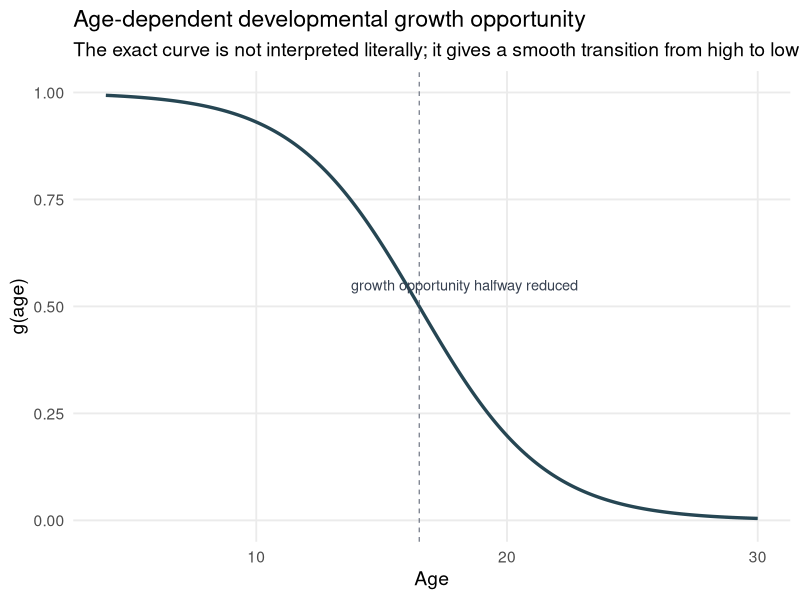

The R script that drew this image: (Note: this script raises an error after producing the figure.)
## ---- chunk 1
#| label: setup
#| echo: true
#| include: false

library(ggplot2)
library(dplyr)
library(tidyr)
library(zoo)
library(purrr)
## ---- chunk 2
#| label: globals
#| echo: true

weeks_per_year <- 52
dt <- 0.1

# Smooth developmental growth-opportunity function.
# The width is fixed for presentation clarity; only the midpoint is interpreted.
age_growth_multiplier <- function(age, mid_age = 16.5) {
  width_fixed <- 2.5
  1 / (1 + exp((age - mid_age) / width_fixed))
}

# Default model parameters.
default_pars <- list(
  T  = round(20 * weeks_per_year / dt) + 1,
  dt = dt,

  # Initial states
  age0 = 4,
  V0 = 0.10,
  C0 = 1.05,
  K0 = 0.05,

  # Learning and cost dynamics
  alpha_V = 1 / 26,
  eta_C = 0.018,
  C_set = 1.00,
  beta_K = 0.012,

  # Capacity growth
  rho_mat = 0.00008,
  rho_prac = 0.00650,
  monotone_K = TRUE,
  use_growth_gate = TRUE,
  growth_mid_age = 16.5,

  # Decision and reward environment
  tau = 0.45,
  p_reward = 0.70,
  reward_mag = 2.00,

  # Noise
  sigma_V = 0.0015,
  sigma_C = 0.0050
)
## ---- chunk 3
#| label: fig_growth_opportunity_function
#| fig-width: 7.5
#| fig-height: 4.5
#| fig-align: "center"
#| echo: true

growth_df <- tibble(
  age = seq(4, 30, length.out = 400),
  growth_opportunity = age_growth_multiplier(age, mid_age = default_pars$growth_mid_age)
)

ggplot(growth_df, aes(age, growth_opportunity)) +
  geom_line(color = "#264653", linewidth = 1.15) +
  geom_vline(
    xintercept = default_pars$growth_mid_age,
    linetype = "dashed",
    color = "#6B7280",
    linewidth = 0.4
  ) +
  annotate(
    "text",
    x = default_pars$growth_mid_age + 1.8,
    y = 0.55,
    label = "growth opportunity halfway reduced",
    size = 3.7,
    color = "#374151"
  ) +
  coord_cartesian(ylim = c(0, 1)) +
  theme_minimal(base_size = 14) +
  theme(panel.grid.minor = element_blank()) +
  labs(
    title = "Age-dependent developmental growth opportunity",
    subtitle = "The exact curve is not interpreted literally; it gives a smooth transition from high to lower growth opportunity",
    x = "Age",
    y = "g(age)"
  )
## ---- chunk 4
#| label: simulate_ef_sde
#| echo: true

simulate_ef_sde <- function(
  T  = default_pars$T,
  dt = default_pars$dt,

  age0 = default_pars$age0,
  V0 = default_pars$V0,
  C0 = default_pars$C0,
  K0 = default_pars$K0,

  alpha_V = default_pars$alpha_V,
  eta_C = default_pars$eta_C,
  C_set = default_pars$C_set,
  beta_K = default_pars$beta_K,

  rho_mat = default_pars$rho_mat,
  rho_prac = default_pars$rho_prac,
  monotone_K = default_pars$monotone_K,
  use_growth_gate = default_pars$use_growth_gate,
  growth_mid_age = default_pars$growth_mid_age,

  tau = default_pars$tau,
  p_reward = default_pars$p_reward,
  p_reward_vec = NULL,
  reward_mag = default_pars$reward_mag,

  sigma_V = default_pars$sigma_V,
  sigma_C = default_pars$sigma_C,

  V_min = 0,
  V_max = reward_mag,
  C_min = -2,
  C_max = 2,
  K_min = 0,
  K_max = 1,

  extra_cost_vec = NULL,
  seed = NULL
) {

  if (!is.null(seed)) set.seed(seed)

  stopifnot(T >= 2, dt > 0)
  stopifnot(V_min < V_max, C_min < C_max, K_min < K_max)
  stopifnot(V0 >= V_min, V0 <= V_max)
  stopifnot(C0 >= C_min, C0 <= C_max)
  stopifnot(K0 >= K_min, K0 <= K_max)

  N <- T

  if (is.null(extra_cost_vec)) extra_cost_vec <- rep(0, N)
  stopifnot(length(extra_cost_vec) == N)

  if (!is.null(p_reward_vec)) {
    stopifnot(length(p_reward_vec) == N)
    stopifnot(all(p_reward_vec >= 0 & p_reward_vec <= 1))
  } else {
    stopifnot(p_reward >= 0, p_reward <= 1)
  }

  V <- numeric(N)
  C <- numeric(N)
  K <- numeric(N)
  E <- numeric(N)
  p_used <- numeric(N)

  V[1] <- V0
  C[1] <- C0
  K[1] <- K0

  for (i in 1:(N - 1)) {

    age_i <- age0 + ((i - 1) * dt) / weeks_per_year
    growth_i <- if (isTRUE(use_growth_gate)) {
      age_growth_multiplier(age_i, mid_age = growth_mid_age)
    } else {
      1
    }

    utility <- V[i] - (C[i] + extra_cost_vec[i])
    E[i] <- 1 / (1 + exp(-utility / tau))

    p_i <- if (is.null(p_reward_vec)) p_reward else p_reward_vec[i]
    p_used[i] <- p_i

    R_exp <- E[i] * p_i * reward_mag

    dV_det <- alpha_V * (R_exp - V[i])
    dC_det <- eta_C * (C_set - C[i]) - beta_K * K[i]
    dK_det <- growth_i * (rho_mat + rho_prac * E[i]) * (1 - K[i])

    V_next <- V[i] + dV_det * dt + sigma_V * sqrt(dt) * rnorm(1)
    C_next <- C[i] + dC_det * dt + sigma_C * sqrt(dt) * rnorm(1)
    K_next <- K[i] + dK_det * dt

    V_next <- max(min(V_next, V_max), V_min)
    C_next <- max(min(C_next, C_max), C_min)
    K_next <- max(min(K_next, K_max), K_min)

    if (isTRUE(monotone_K)) K_next <- max(K[i], K_next)

    V[i + 1] <- V_next
    C[i + 1] <- C_next
    K[i + 1] <- K_next
  }

  utility_T <- V[N] - (C[N] + extra_cost_vec[N])
  E[N] <- 1 / (1 + exp(-utility_T / tau))
  p_used[N] <- if (is.null(p_reward_vec)) p_reward else p_reward_vec[N]

  t_seq <- seq(0, by = dt, length.out = N)
  age_seq <- age0 + t_seq / weeks_per_year
  growth_seq <- if (isTRUE(use_growth_gate)) {
    age_growth_multiplier(age_seq, mid_age = growth_mid_age)
  } else {
    rep(1, N)
  }

  effective_cost <- C + extra_cost_vec
  decision_utility <- V - effective_cost
  expected_reward <- E * p_used * reward_mag

  tibble(
    t = t_seq,
    year = t_seq / weeks_per_year,
    age = age_seq,
    growth_opportunity = growth_seq,
    p_reward_used = p_used,
    extra_cost = extra_cost_vec,
    effective_cost = effective_cost,
    decision_utility = decision_utility,
    expected_reward = expected_reward,
    V = V,
    C = C,
    K = K,
    E = E
  )
}
## ---- chunk 5
#| label: result_helpers
#| echo: true

smooth_weeks <- 26
smooth_steps <- round(smooth_weeks / dt)

clip01 <- function(x) pmin(pmax(x, 0), 1)

add_behavior_measures <- function(df, seed = NULL) {
  if (!is.null(seed)) set.seed(seed + 9999)

  A <- rbinom(nrow(df), size = 1, prob = df$E)

  df %>%
    arrange(age) %>%
    mutate(
      A = A,
      E_smooth = zoo::rollmean(E, k = smooth_steps, fill = NA, align = "right"),
      E_smooth = ifelse(is.na(E_smooth), E, E_smooth),
      A_freq = zoo::rollmean(A, k = smooth_steps, fill = NA, align = "right"),
      A_freq = ifelse(is.na(A_freq), E, A_freq)
    )
}

run_reps <- function(condition, pars_override, R = 50, seed_base = 1000,
                     base_pars = default_pars) {
  bind_rows(lapply(seq_len(R), function(r) {
    seed_r <- seed_base + r
    args <- modifyList(base_pars, pars_override)
    args$seed <- seed_r

    do.call(simulate_ef_sde, args) %>%
      add_behavior_measures(seed = seed_r) %>%
      mutate(
        condition = condition,
        rep = r
      )
  }))
}

summarize_reps <- function(df, vars) {
  df %>%
    select(age, condition, rep, all_of(vars)) %>%
    pivot_longer(
      cols = all_of(vars),
      names_to = "var",
      values_to = "value"
    ) %>%
    group_by(condition, age, var) %>%
    summarize(
      mean = mean(value, na.rm = TRUE),
      lo = quantile(value, 0.10, na.rm = TRUE),
      hi = quantile(value, 0.90, na.rm = TRUE),
      .groups = "drop"
    )
}

make_smooth_window <- function(age, start_age, end_age, base, peak) {
  x <- rep(base, length(age))
  inside <- age >= start_age & age <= end_age

  if (any(inside)) {
    phase <- (age[inside] - start_age) / (end_age - start_age)
    bump <- sin(pi * phase)^2
    x[inside] <- base + (peak - base) * bump
  }

  x
}

# Custom palettes for figures.
# These avoid ggplot's default colors and keep the slide figures consistent.
dev_cols <- list(
  individual = "#9AA6B2",
  median = "#111827"
)

hetero_cols <- c(
  "Lower later K" = "#B56576",
  "Middle later K" = "#6A994E",
  "Higher later K" = "#4E79A7"
)

stress_cols <- c(
  "No stress" = "#4D4D4D",
  "Early stress, ages 7-11" = "#C44E52",
  "Later stress, ages 17-21" = "#4C78A8"
)

reward_cols <- c(
  "No reward support" = "#4D4D4D",
  "Early support family" = "#2A9D8F",
  "Later support family" = "#E76F51"
)

theme_result <- function(base_size = 15) {
  theme_minimal(base_size = base_size) +
    theme(
      legend.position = "bottom",
      strip.text = element_text(face = "bold"),
      panel.grid.minor = element_blank(),
      plot.title = element_text(face = "bold"),
      plot.subtitle = element_text(size = base_size - 2)
    )
}
## ---- chunk 6
#| label: fig_01_typical_development
#| fig-width: 10
#| fig-height: 9
#| fig-align: "center"

T_dev <- round(20 * weeks_per_year / dt) + 1

df_dev <- run_reps(
  condition = "Typical context",
  pars_override = list(
    T = T_dev,
    p_reward = 0.72,
    C_set = 1.00
  ),
  R = 80,
  seed_base = 5000
)

df_dev_lines <- df_dev %>%
  select(age, rep, V, C, A_freq, K) %>%
  pivot_longer(
    cols = c(V, C, A_freq, K),
    names_to = "var",
    values_to = "value"
  ) %>%
  mutate(
    var = factor(
      var,
      levels = c("V", "C", "A_freq", "K"),
      labels = c(
        "Learned value V(t)",
        "Subjective effort cost C(t)",
        "EF engagement frequency",
        "Capacity K(t)"
      )
    )
  )

df_dev_median <- df_dev_lines %>%
  group_by(age, var) %>%
  summarize(
    median = median(value, na.rm = TRUE),
    .groups = "drop"
  )

ggplot() +
  geom_line(
    data = df_dev_lines,
    aes(age, value, group = rep),
    color = dev_cols$individual,
    alpha = 0.20,
    linewidth = 0.30
  ) +
  geom_line(
    data = df_dev_median,
    aes(age, median),
    color = dev_cols$median,
    linewidth = 0.
  ) +
  geom_vline(
    xintercept = default_pars$growth_mid_age,
    linetype = "dashed",
    color = "#6B7280",
    linewidth = 0.35
  ) +
  facet_wrap(~ var, ncol = 1, scales = "free_y") +
  theme_result() +
  labs(
    title = "Typical development in the slow–fast EF engagement model",
    subtitle = "Thin lines show individual simulations; thick lines show the median trajectory",
    x = "Age",
    y = NULL
  )
## ---- chunk 7
#| label: fig_02_heterogeneous_contexts
#| fig-width: 10
#| fig-height: 8
#| fig-align: "center"

set.seed(20260520)

T_hetero <- round(20 * weeks_per_year / dt) + 1
n_children <- 120

child_pars <- tibble(
  child_id = seq_len(n_children),
  p_reward_child = clip01(rnorm(n_children, mean = 0.70, sd = 0.10)),
  C_set_child = pmin(pmax(rnorm(n_children, mean = 1.00, sd = 0.14), 0.70), 1.35),
  V0_child = pmin(pmax(rnorm(n_children, mean = 0.10, sd = 0.025), 0.02), 0.18),
  C0_child = pmin(pmax(rnorm(n_children, mean = 1.05, sd = 0.08), 0.80), 1.30),
  K0_child = pmin(pmax(rnorm(n_children, mean = 0.05, sd = 0.020), 0.01), 0.12)
)

df_hetero <- bind_rows(lapply(seq_len(n_children), function(i) {
  args <- modifyList(default_pars, list(
    T = T_hetero,
    p_reward = child_pars$p_reward_child[i],
    C_set = child_pars$C_set_child[i],
    V0 = child_pars$V0_child[i],
    C0 = child_pars$C0_child[i],
    K0 = child_pars$K0_child[i],
    seed = 8000 + i
  ))

  do.call(simulate_ef_sde, args) %>%
    add_behavior_measures(seed = 8000 + i) %>%
    mutate(
      child_id = child_pars$child_id[i],
      p_reward_child = child_pars$p_reward_child[i],
      C_set_child = child_pars$C_set_child[i]
    )
}))

hetero_endpoints <- df_hetero %>%
  group_by(child_id) %>%
  summarize(
    final_K = K[which.max(age)],
    final_A = mean(A_freq[age >= 22], na.rm = TRUE),
    .groups = "drop"
  ) %>%
  mutate(
    K_group = ntile(final_K, 3),
    K_group = factor(
      K_group,
      levels = c(1, 2, 3),
      labels = c("Lower later K", "Middle later K", "Higher later K")
    )
  )

df_hetero_plot <- df_hetero %>%
  left_join(hetero_endpoints, by = "child_id") %>%
  select(age, child_id, K_group, A_freq, K) %>%
  pivot_longer(
    cols = c("A_freq", "K"),
    names_to = "var",
    values_to = "value"
  ) %>%
  mutate(
    var = factor(
      var,
      levels = c("A_freq", "K"),
      labels = c("EF engagement frequency", "Capacity K(t)")
    )
  )

df_hetero_summary <- df_hetero_plot %>%
  group_by(K_group, age, var) %>%
  summarize(
    median = median(value, na.rm = TRUE),
    .groups = "drop"
  )

ggplot(df_hetero_plot, aes(age, value, group = child_id, color = K_group)) +
  geom_vline(xintercept = default_pars$growth_mid_age, linetype = "dashed", linewidth = 0.35) +
  geom_line(alpha = 0.16, linewidth = 0.35) +
  geom_line(
    data = df_hetero_summary,
    aes(age, median, group = K_group, color = K_group),
    linewidth = 1.15,
    inherit.aes = FALSE
  ) +
  facet_wrap(~ var, ncol = 1, scales = "free_y") +
  scale_color_manual(values = hetero_cols) +
  theme_result() +
  labs(
    title = "Stable differences emerge from heterogeneous developmental contexts",
    subtitle = "Thin lines are individual children; thick lines summarize groups defined by later capacity",
    x = "Age",
    y = NULL,
    color = NULL
  )
## ---- chunk 8
#| label: fig_03_stress_raw_pathway
#| fig-width: 10
#| fig-height: 7.2
#| fig-align: "center"

T_stress_raw <- round(22 * weeks_per_year / dt) + 1  # age 4 to age 26
age_vec_stress_raw <- default_pars$age0 + seq(0, by = dt, length.out = T_stress_raw) / weeks_per_year
plot_every_stress_raw <- round(5 / dt)

make_stress_window_raw <- function(start_age, end_age, peak = 1.20) {
  make_smooth_window(
    age = age_vec_stress_raw,
    start_age = start_age,
    end_age = end_age,
    base = 0,
    peak = peak
  )
}

R_stress_raw <- 45
set.seed(20260524)

stress_child_pars <- tibble(
  rep = seq_len(R_stress_raw),
  p_reward_case = clip01(rnorm(R_stress_raw, mean = 0.65, sd = 0.035)),
  C_set_case = pmin(pmax(rnorm(R_stress_raw, mean = 1.05, sd = 0.045), 0.92), 1.20),
  V0_case = pmin(pmax(rnorm(R_stress_raw, mean = 0.10, sd = 0.018), 0.04), 0.17),
  C0_case = pmin(pmax(rnorm(R_stress_raw, mean = 1.05, sd = 0.055), 0.90), 1.22),
  K0_case = pmin(pmax(rnorm(R_stress_raw, mean = 0.05, sd = 0.014), 0.02), 0.10)
)

stress_raw_conditions <- c("No stress", "Early stress", "Later stress")

simulate_stress_raw_case <- function(r, condition) {
  cp <- stress_child_pars[stress_child_pars$rep == r, ]

  stress_vec <- switch(
    condition,
    "No stress" = rep(0, T_stress_raw),
    "Early stress" = make_stress_window_raw(7, 11, peak = 1.20),
    "Later stress" = make_stress_window_raw(18, 22, peak = 1.20)
  )

  seed_r <- 62000 + r

  args <- modifyList(default_pars, list(
    T = T_stress_raw,
    p_reward = cp$p_reward_case,
    C_set = cp$C_set_case,
    V0 = cp$V0_case,
    C0 = cp$C0_case,
    K0 = cp$K0_case,
    extra_cost_vec = stress_vec,
    seed = seed_r
  ))

  do.call(simulate_ef_sde, args) %>%
    add_behavior_measures(seed = seed_r) %>%
    mutate(
      condition = condition,
      rep = r,
      case_id = paste(condition, r, sep = "_")
    )
}

df_stress_raw <- bind_rows(lapply(stress_raw_conditions, function(cond) {
  bind_rows(lapply(seq_len(R_stress_raw), function(r) simulate_stress_raw_case(r, cond)))
})) %>%
  mutate(condition = factor(condition, levels = stress_raw_conditions))

stress_raw_long <- df_stress_raw %>%
  group_by(condition, rep) %>%
  filter(row_number() %% plot_every_stress_raw == 1 | row_number() == n()) %>%
  ungroup() %>%
  select(age, condition, rep, case_id, effective_cost, A_freq, K) %>%
  pivot_longer(
    cols = c(effective_cost, A_freq, K),
    names_to = "var",
    values_to = "value"
  ) %>%
  mutate(
    var = factor(
      var,
      levels = c("effective_cost", "A_freq", "K"),
      labels = c(
        "1. Effective decision cost: C(t) + extra_cost(t)",
        "2. EF engagement frequency",
        "3. Capacity K(t)"
      )
    )
  )

stress_raw_median <- stress_raw_long %>%
  group_by(condition, age, var) %>%
  summarize(median = median(value, na.rm = TRUE), .groups = "drop")

stress_raw_cols <- c(
  "No stress" = "#4B5563",
  "Early stress" = "#B54A4A",
  "Later stress" = "#3F6FA8"
)

ggplot() +
  geom_line(
    data = stress_raw_long,
    aes(age, value, color = condition, group = interaction(condition, rep)),
    alpha = 0.08,
    linewidth = 0.25
  ) +
  geom_line(
    data = stress_raw_median,
    aes(age, median, color = condition),
    linewidth = 1.15
  ) +
  geom_vline(
    xintercept = default_pars$growth_mid_age,
    linetype = "dashed",
    color = "#6B7280",
    linewidth = 0.30
  ) +
  facet_wrap(~ var, ncol = 1, scales = "free_y") +
  scale_color_manual(values = stress_raw_cols) +
  theme_result(base_size = 14) +
  labs(
    title = "Stress reduces later capacity by suppressing engagement",
    subtitle = "Stress raises effective decision cost; early stress disrupts engagement while growth opportunity is high",
    x = "Age",
    y = NULL,
    color = NULL
  )
## ---- chunk 9
#| label: fig_04_reward_raw_pathway
#| fig-width: 10
#| fig-height: 8.2
#| fig-align: "center"

T_reward_raw <- round(26 * weeks_per_year / dt) + 1  # age 4 to age 30
age_vec_reward_raw <- default_pars$age0 + seq(0, by = dt, length.out = T_reward_raw) / weeks_per_year
plot_every_reward_raw <- round(5 / dt)

make_reward_window_raw <- function(age, start_age, duration, base, peak) {
  make_smooth_window(
    age = age,
    start_age = start_age,
    end_age = start_age + duration,
    base = base,
    peak = peak
  )
}

R_reward_raw <- 45
set.seed(20260525)

reward_child_pars <- tibble(
  rep = seq_len(R_reward_raw),
  p_base = clip01(rnorm(R_reward_raw, mean = 0.30, sd = 0.035)),
  C_set_case = pmin(pmax(rnorm(R_reward_raw, mean = 1.10, sd = 0.040), 0.98), 1.22),
  V0_case = pmin(pmax(rnorm(R_reward_raw, mean = 0.09, sd = 0.018), 0.04), 0.16),
  C0_case = pmin(pmax(rnorm(R_reward_raw, mean = 1.07, sd = 0.050), 0.92), 1.22),
  K0_case = pmin(pmax(rnorm(R_reward_raw, mean = 0.05, sd = 0.014), 0.02), 0.10),
  early_start = runif(R_reward_raw, min = 6.0, max = 8.0),
  late_start = runif(R_reward_raw, min = 18.0, max = 20.0),
  duration = runif(R_reward_raw, min = 5.0, max = 6.5),
  boost = runif(R_reward_raw, min = 0.42, max = 0.56)
) %>%
  mutate(peak = pmin(0.92, p_base + boost))

reward_raw_conditions <- c("No support", "Early support", "Later support")

simulate_reward_raw_case <- function(r, condition) {
  cp <- reward_child_pars[reward_child_pars$rep == r, ]

  p_vec <- switch(
    condition,
    "No support" = rep(cp$p_base, T_reward_raw),
    "Early support" = make_reward_window_raw(
      age = age_vec_reward_raw,
      start_age = cp$early_start,
      duration = cp$duration,
      base = cp$p_base,
      peak = cp$peak
    ),
    "Later support" = make_reward_window_raw(
      age = age_vec_reward_raw,
      start_age = cp$late_start,
      duration = cp$duration,
      base = cp$p_base,
      peak = cp$peak
    )
  )

  seed_r <- 72000 + r

  args <- modifyList(default_pars, list(
    T = T_reward_raw,
    p_reward = cp$p_base,
    p_reward_vec = p_vec,
    C_set = cp$C_set_case,
    V0 = cp$V0_case,
    C0 = cp$C0_case,
    K0 = cp$K0_case,
    reward_mag = 2.20,
    alpha_V = 1 / 22,
    rho_prac = 0.0080,
    seed = seed_r
  ))

  do.call(simulate_ef_sde, args) %>%
    add_behavior_measures(seed = seed_r) %>%
    mutate(
      condition = condition,
      rep = r,
      case_id = paste(condition, r, sep = "_")
    )
}

df_reward_raw <- bind_rows(lapply(reward_raw_conditions, function(cond) {
  bind_rows(lapply(seq_len(R_reward_raw), function(r) simulate_reward_raw_case(r, cond)))
})) %>%
  mutate(condition = factor(condition, levels = reward_raw_conditions))

reward_raw_long <- df_reward_raw %>%
  group_by(condition, rep) %>%
  filter(row_number() %% plot_every_reward_raw == 1 | row_number() == n()) %>%
  ungroup() %>%
  select(age, condition, rep, case_id, p_reward_used, V, A_freq, K) %>%
  pivot_longer(
    cols = c(p_reward_used, V, A_freq, K),
    names_to = "var",
    values_to = "value"
  ) %>%
  mutate(
    var = factor(
      var,
      levels = c("p_reward_used", "V", "A_freq", "K"),
      labels = c(
        "1. Reward probability p_reward(t)",
        "2. Learned value V(t)",
        "3. EF engagement frequency",
        "4. Capacity K(t)"
      )
    )
  )

reward_raw_median <- reward_raw_long %>%
  group_by(condition, age, var) %>%
  summarize(median = median(value, na.rm = TRUE), .groups = "drop")

reward_raw_cols <- c(
  "No support" = "#4B5563",
  "Early support" = "#2A9D8F",
  "Later support" = "#D96C4A"
)

ggplot() +
  geom_line(
    data = reward_raw_long,
    aes(age, value, color = condition, group = interaction(condition, rep)),
    alpha = 0.07,
    linewidth = 0.25
  ) +
  geom_line(
    data = reward_raw_median,
    aes(age, median, color = condition),
    linewidth = 1.15
  ) +
  geom_vline(
    xintercept = default_pars$growth_mid_age,
    linetype = "dashed",
    color = "#6B7280",
    linewidth = 0.30
  ) +
  facet_wrap(~ var, ncol = 1, scales = "free_y") +
  scale_color_manual(values = reward_raw_cols) +
  theme_result(base_size = 14) +
  labs(
    title = "Reward support raises value and engagement before affecting capacity",
    subtitle = "Early support is more likely to affect later capacity because it overlaps with higher growth opportunity",
    x = "Age",
    y = NULL,
    color = NULL
  )
